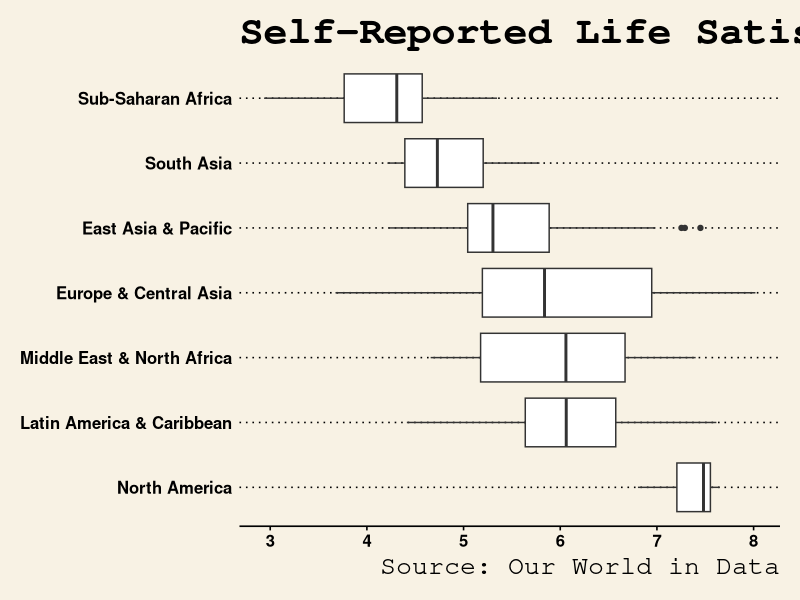
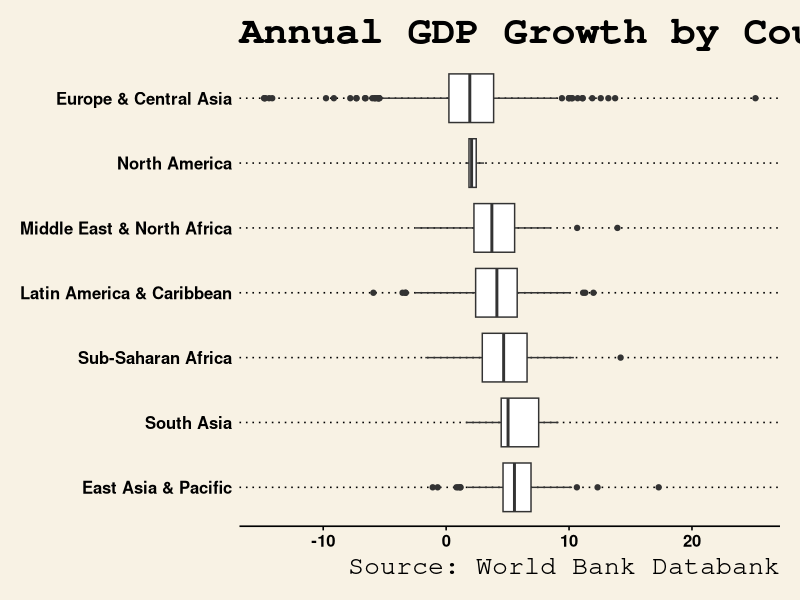
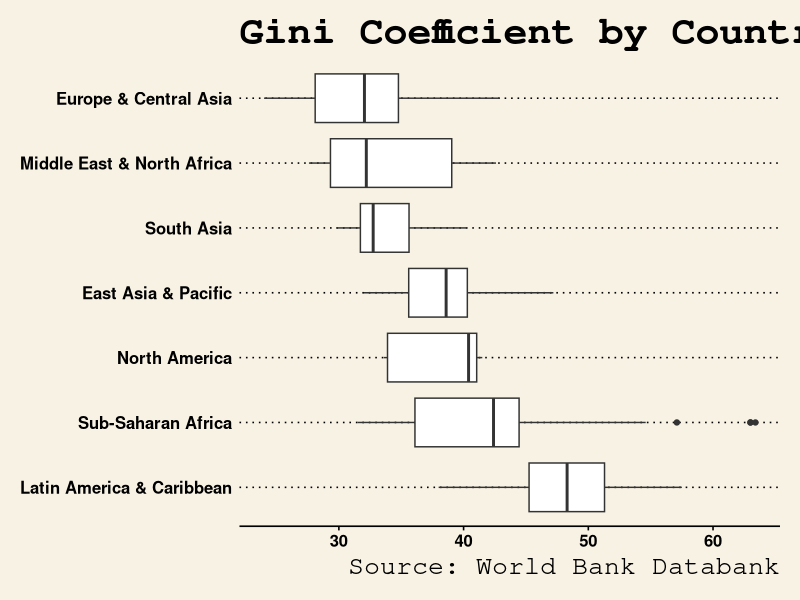
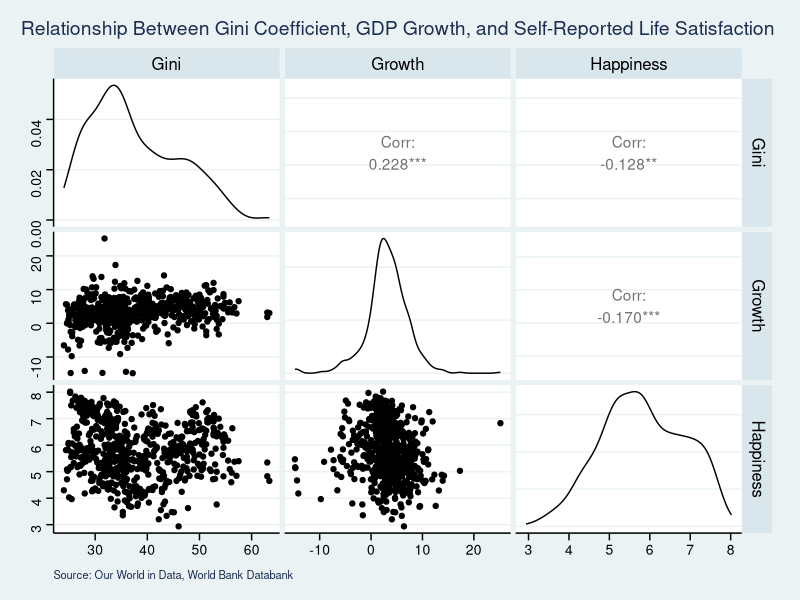

Write R code to recreate these figures, in order.
###Data Wrangling

library(tidyverse)
library(readxl)
library(GGally)
library(forcats)
library(ggthemes)

growth<-read_excel("API_NY.GDP.MKTP.KD.ZG_DS2_en_excel_v2_422103.xls")
gini<-read_excel("API_SI.POV.GINI_DS2_en_excel_v2_511456.xls")
happiness<-read_csv("share-of-people-who-say-they-are-happy.csv")
regions<-read_excel("API_SI.POV.GINI_DS2_en_excel_v2_511456.xls", sheet="Metadata - Countries")

names(regions) <- c("Code", "Region", "", "", "")
regions<-regions[c("Code", "Region")]

growth_tidy<-growth %>%
  gather(-c(`Country Name`,`Country Code`,`Indicator Name`, `Indicator Code`), 
         key="Years", value="Growth")


names(growth_tidy) <- c("Country", "Code", "", "", "Year", "Growth")
growth_tidy <- growth_tidy[c("Country", "Code", "Year", "Growth")]
growth_tidy<-growth_tidy %>% filter(!is.na(Growth))

gini_tidy<-gini%>%
  gather(-c(`Country Name`,`Country Code`,`Indicator Name`, `Indicator Code`),
         key="Years", value="Gini")

names(gini_tidy) <- c("Country", "Code", "", "", "Year", "Gini")
gini_tidy<-gini_tidy[c("Country", "Code", "Year", "Gini")]
gini_tidy<-gini_tidy %>% filter(!is.na(Gini))

names(happiness) <- c("Country", "Code", "Year", "Happiness")


final_0<-merge(gini_tidy, growth_tidy, by=c("Country", "Code", "Year"))
final_1<-merge(final_0, happiness, by=c("Country", "Code", "Year"))
final<-merge(final_1, regions, by=c("Code"))

happiness_2<-read_csv("happiness-cantril-ladder.csv")
names(happiness_2) <- c("Country", "Code", "Year", "Happiness")
final_1_t<-merge(final_0, happiness_2, by=c("Country", "Code", "Year"))
final_t<-merge(final_1_t, regions, by=c("Code"))


#1-var exploration
##Happiness
ggplot(data=final_t,mapping=aes(y=Happiness, x=fct_reorder(Region,Happiness, .desc=TRUE))) +
  geom_boxplot() +
  coord_flip()+
  labs(title="Self-Reported Life Satisfaction by Country Region",
       caption="Source: Our World in Data",
       x="Country Region",
       y="Self-Reported Life Satisfaction (0-10: Lowest to Highest)")+
  theme_wsj()

##Growth
ggplot(data=final_t,mapping=aes(y=Growth, x=fct_reorder(Region,Growth, .desc=TRUE))) +
  geom_boxplot() +
  coord_flip()+
  labs(title="Annual GDP Growth by Country Region",
       caption="Source: World Bank Databank",
       x="Country Region",
       y="Annual GDP Growth (%)")+
  theme_wsj()

##Gini
ggplot(data=final_t,mapping=aes(y=Gini, x=fct_reorder(Region,Gini, .desc=TRUE))) +
  geom_boxplot() +
  coord_flip()+
  labs(title="Gini Coefficient by Country Region",
       caption="Source: World Bank Databank",
       x="Country Region",
       y="Gini Coefficient")+
  theme_wsj()


##2-var exploration
ggpairs(data=final_t,columns=4:6) +
  labs(title="Relationship Between Gini Coefficient, GDP Growth, and Self-Reported Life Satisfaction",
       caption="Source: Our World in Data, World Bank Databank") +
  theme_stata()


##Regression
m1<-lm(Happiness~Gini+Growth+Region, data=final_t)
summary(m1)

